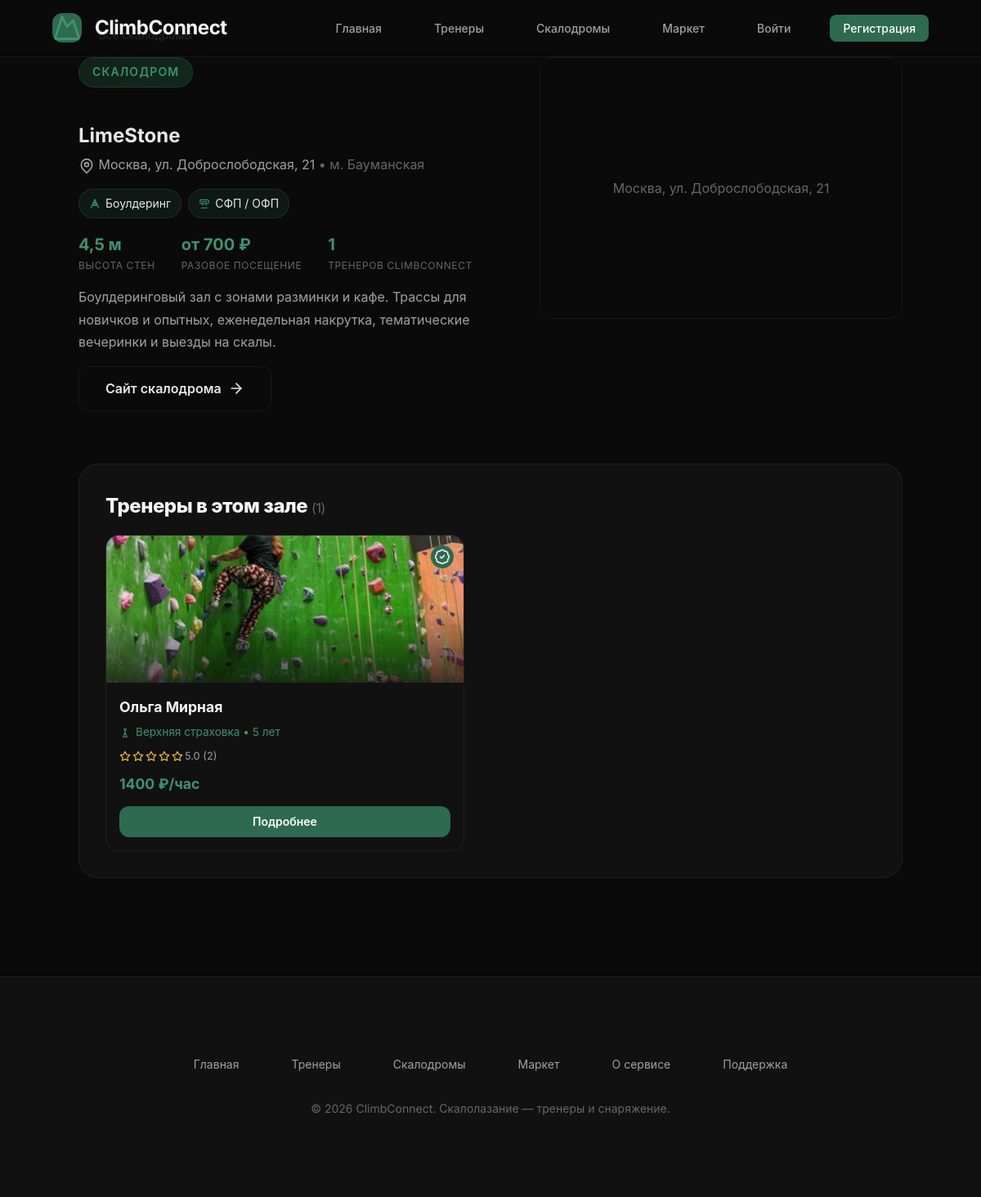
Page /gyms/2 on the committed database.
### app/database.py (models this page shows)
class ClimbingGym(Base):
    __tablename__ = "climbing_gyms"
    id = Column(Integer, primary_key=True, index=True)
    name = Column(String(120), nullable=False)
    city = Column(String(100), nullable=False, index=True)
    address = Column(String(200), nullable=False)
    metro = Column(String(80))                 # nearest metro / landmark
    lat = Column(Float, nullable=False)
    lng = Column(Float, nullable=False)
    disciplines = Column(JSON, default=list)   # ["bouldering", "lead", "speed", ...]
    wall_height = Column(String(40))           # e.g. "12 м"
    price_from = Column(Integer, default=0)    # entry price from, RUB
    description = Column(Text)
    website = Column(String(200))
    created_at = Column(DateTime, default=datetime.utcnow)

class User(Base):
    __tablename__ = "users"
    id = Column(Integer, primary_key=True, index=True)
    name = Column(String(100), nullable=False)
    email = Column(String(100), unique=True, nullable=False)
    phone = Column(String(20))
    password_hash = Column(String(256), nullable=False)
    role = Column(String(20), default="client")
    created_at = Column(DateTime, default=datetime.utcnow)
    fitness_goal = Column(String(50))
    experience_level = Column(String(20))
    preferred_sport = Column(String(50))
    location = Column(String(100))
    budget_min = Column(Integer, default=0)
    budget_max = Column(Integer, default=5000)
    bio = Column(Text)
    specialization = Column(String(50))
    experience_years = Column(Integer, default=0)
    certification = Column(String(200))
    hourly_rate = Column(Integer, default=0)
    rating = Column(Float, default=0.0)
    total_reviews = Column(Integer, default=0)
    total_bookings = Column(Integer, default=0)
    verification_level = Column(Integer, default=0)
    status = Column(String(20), default="active")
    wallet_balance = Column(Numeric(10, 2), default=0.00)
    wallet_bonus = Column(Numeric(10, 2), default=0.00)
    sliding_commission_rate = Column(Float, default=0.20)
    total_earnings = Column(Numeric(10, 2), default=0.00)
    trust_score = Column(Integer, default=100)
    streak_weeks = Column(Integer, default=0)
    achievements = Column(JSON, default=list)
    loyalty_points = Column(Integer, default=0)
    client_level = Column(String(20), default="beginner")
    interests_vector = Column(JSON, default=dict)
    disciplines = Column(JSON, default=list)        # ["bouldering", "lead", ...]
    work_formats = Column(JSON, default=list)       # ["gym", "outdoor", "online"]
    student_levels = Column(JSON, default=list)     # ["beginner", ...]
    gym = Column(String(150))                       # home climbing gym / wall
    personal_grade = Column(String(30))             # e.g. "7c+ / V9"
    achievements_text = Column(Text)                # comps, routes, medals
    showcase_image = Column(String(200))            # custom showcase photo path
    seller_rating = Column(Float, default=0.0)
    seller_reviews_total = Column(Integer, default=0)
    seller_sales = Column(Integer, default=0)

### app/main.py (the view)
@app.get("/gyms/{gym_id}", response_class=HTMLResponse)
async def gym_detail_page(gym_id: int, request: Request, db: Session = Depends(get_db)):
    user = get_current_user(request, db)
    gym = db.query(ClimbingGym).filter(ClimbingGym.id == gym_id).first()
    if not gym:
        raise HTTPException(status_code=404, detail="Climbing gym not found")
    trainers = get_gym_trainers(db, gym_id)
    return templates.TemplateResponse("gym_detail.html", {
        "request": request, "user": user, "gym": gym, "gym_trainers": trainers,
    })

### templates/gym_detail.html (shortened to what this page needs)
{% extends "base.html" %}
{% block content %}
<section class="section" style="padding-top: 32px;">
  <div class="container">
    <a href="/gyms" class="gym-back">
      <svg class="icon icon-sm"><use href="#icon-chevron-right" style="transform:rotate(180deg)"/></svg>
      Все скалодромы
    </a>
    <div class="gym-detail-layout">
      <div class="gym-detail-info">
        <span class="section-tag">Скалодром</span>
        <h1 style="margin: 8px 0 4px;">{{ gym.name }}</h1>
        <p style="color: var(--text-secondary);">
          <svg class="icon icon-sm"><use href="#icon-map-pin"/></svg>
          {{ gym.city }}, {{ gym.address }}
          {% if gym.metro %}<span style="color:var(--text-muted);"> • м. {{ gym.metro }}</span>{% endif %}
        </p>
        <div class="chips" style="margin: var(--space-sm) 0;">
          {% for d in gym.disciplines or [] %}
          <span class="chip">
            <svg class="icon icon-xs"><use href="#{{ DISCIPLINES[d].icon if d in DISCIPLINES else 'icon-sport-default' }}"/></svg>
            {{ discipline_name(d) }}
          </span>
          {% endfor %}
        </div>
        <div class="gym-facts">
          {% if gym.wall_height %}
          <div class="gym-fact">
            <div class="gym-fact-value">{{ gym.wall_height }}</div>
            <div class="gym-fact-label">Высота стен</div>
          </div>
          {% endif %}
          {% if gym.price_from %}
          <div class="gym-fact">
            <div class="gym-fact-value">от {{ gym.price_from }} ₽</div>
            <div class="gym-fact-label">Разовое посещение</div>
          </div>
          {% endif %}
          <div class="gym-fact">
            <div class="gym-fact-value">{{ gym_trainers|length }}</div>
            <div class="gym-fact-label">Тренеров ClimbConnect</div>
          </div>
        </div>
        {% if gym.description %}
        <p style="color: var(--text-secondary); line-height: 1.7; margin-top: var(--space-sm);">{{ gym.description }}</p>
        {% endif %}
        {% if gym.website %}
        <a href="{{ gym.website }}" target="_blank" rel="noopener" class="btn btn-secondary" style="margin-top: var(--space-sm);">
          Сайт скалодрома
          <svg class="icon icon-sm"><use href="#icon-arrow-right"/></svg>
        </a>
        {% endif %}
      </div>
      <div class="gym-detail-map">
        <div id="gymMap" class="gyms-map gyms-map-small"></div>
      </div>
    </div>
    <div class="profile-section reveal" style="margin-top: var(--space-lg);">
      <h2 class="section-title" style="font-size:1.5rem;">
        Тренеры в этом зале
        <span style="color:var(--text-muted);font-size:var(--text-base);font-weight:400;">({{ gym_trainers|length }})</span>
      </h2>
      {% if gym_trainers %}
      <div class="trainer-grid">
        {% for trainer in gym_trainers %}
        {% set pd = primary_discipline(trainer) %}
        <div class="trainer-card-v2">
          <div class="trainer-card-v2-img">
            <img src="{{ url_for('static', path='/images/' + pd + '.jpg') }}" alt="{{ trainer.name }}" onerror="this.src='{{ url_for('static', path='/images/bouldering.jpg') }}'">
            <div class="trainer-card-v2-overlay"></div>
            {% if trainer.verification_level >= 2 %}
            <div class="trainer-card-v2-badge">
              <svg class="icon icon-sm"><use href="#icon-badge-check"/></svg>
            </div>
            {% endif %}
          </div>
          <div class="trainer-card-v2-body">
            <h3>{{ trainer.name }}</h3>
            <p class="trainer-card-v2-spec">
              <svg class="icon icon-xs"><use href="#{{ DISCIPLINES[pd].icon }}"/></svg>
              {{ discipline_name(pd) }}{% if trainer.experience_years %} • {{ trainer.experience_years }} лет{% endif %}
            </p>
            <div class="trainer-card-v2-rating">
              {% for i in range(5) %}
                {% if i < trainer.rating|int %}
                <svg class="icon icon-xs star-filled"><use href="#icon-star"/></svg>
                {% elif i < trainer.rating %}
                <svg class="icon icon-xs star-half"><use href="#icon-star-half"/></svg>
                {% else %}
                <svg class="icon icon-xs star-empty"><use href="#icon-star"/></svg>
                {% endif %}
              {% endfor %}
              <span>{{ trainer.rating }} ({{ trainer.total_reviews }})</span>
            </div>
            <p class="trainer-card-v2-price">{{ trainer.hourly_rate }} ₽/час</p>
            <a href="/trainer/{{ trainer.id }}" class="btn btn-primary btn-sm btn-full">Подробнее</a>
          </div>
        </div>
        {% endfor %}
      </div>
      {% endif %}
    </div>
  </div>
</section>
{% endblock %}

### templates/base.html (style rules this page uses)
body { opacity: 0; animation: bodyFadeIn 0.4s ease 0.1s forwards; }

### rows in the picture
ClimbingGym: name "LimeStone", city "Москва", address "ул. Доброслободская, 21", metro "Бауманская", wall_height "4,5 м", price_from "700", description "Боулдеринговый зал с зонами разминки и кафе. Трассы для новичков и опытных, еженедельная накрутка, тематические вечеринки и выезды на скалы."
User: specialization (picture), name "Ольга Мирная", specialization "Верхняя страховка", experience_years "5", rating "5.0", total_reviews "2", hourly_rate "1400"

### other values in the picture
{{ discipline_name(d) }} "Боулдеринг" "СФП / ОФП"
{{ gym_trainers|length }} "1"
